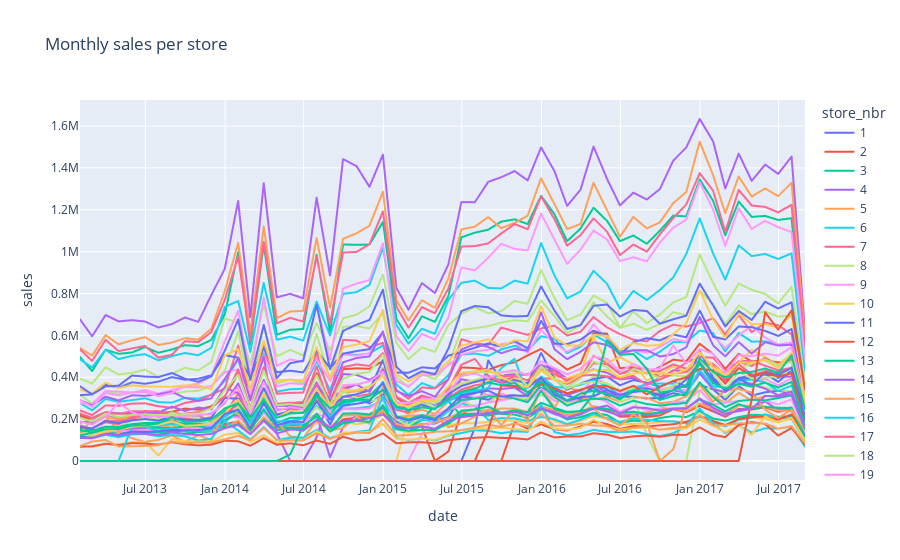

The notebook cell saved with this chart:
### Markdown cell above
#### Monthly sales per store

### Code cell
monthly_sales = train.set_index("date").groupby("store_nbr").resample("ME").agg({"sales": "sum"}).reset_index()
px.line(monthly_sales, x="date", y="sales", color="store_nbr", title="Monthly sales per store")
